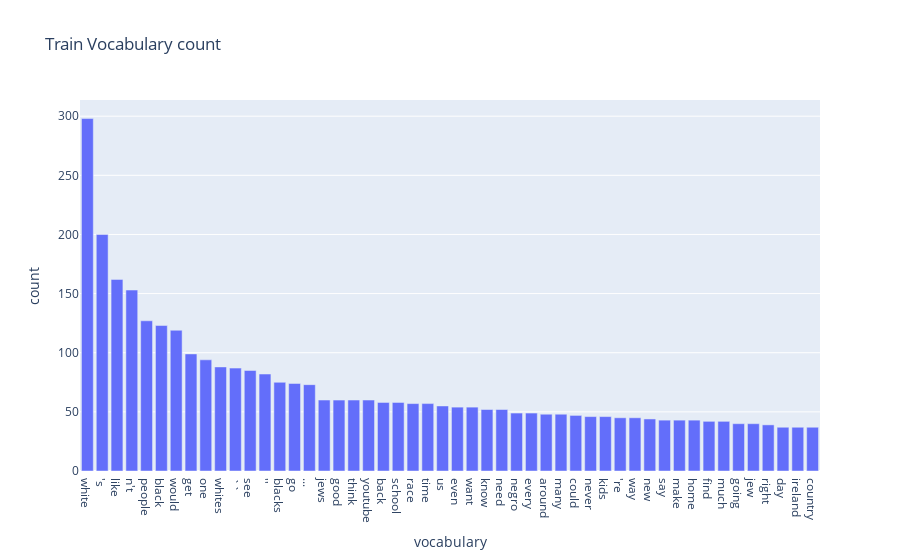

Notebook cell for this chart:
### Code cell
import plotly.express as px

# Create a bar chart
fig = px.bar(x=sorted_train.keys() , y=sorted_train.values(), labels={'x': 'vocabulary', 'y': 'count'},title='Train Vocabulary count')

# Show the plot
fig.show()

### Figure 1 — Plotly figure (JSON) as saved in the notebook; plotly's stock layout.template omitted (floating-point values rounded to 4 significant figures)
{"data": [{"alignmentgroup": "True", "hovertemplate": "vocabulary=%{x}<br>count=%{y}<extra></extra>", "legendgroup": "", "marker": {"color": "#636efa", "pattern": {"shape": ""}}, "name": "", "offsetgroup": "", "orientation": "v", "showlegend": false, "textposition": "auto", "type": "bar", "x": ["white", "'s", "like", "n't", "people", "black", "would", "get", "one", "whites", "``", "see", "''", "blacks", "go", "...", "jews", "good", "think", "youtube", "back", "school", "race", "time", "us", "even", "want", "know", "need", "negro", "every", "around", "many", "could", "never", "kids", "'re", "way", "new", "say", "make", "home", "find", "much", "going", "jew", "right", "day", "ireland", "country"], "xaxis": "x", "y": [298, 200, 162, 153, 127, 123, 119, 99, 94, 88, 87, 85, 82, 75, 74, 73, 60, 60, 60, 60, 58, 58, 57, 57, 55, 54, 54, 52, 52, 49, 49, 48, 48, 47, 46, 46, 45, 45, 44, 43, 43, 43, 42, 42, 40, 40, 39, 37, 37, 37], "yaxis": "y"}], "layout": {"barmode": "relative", "legend": {"tracegroupgap": 0}, "title": {"text": "Train Vocabulary count"}, "xaxis": {"anchor": "y", "domain": [0, 1], "title": {"text": "vocabulary"}}, "yaxis": {"anchor": "x", "domain": [0, 1], "title": {"text": "count"}}}}
